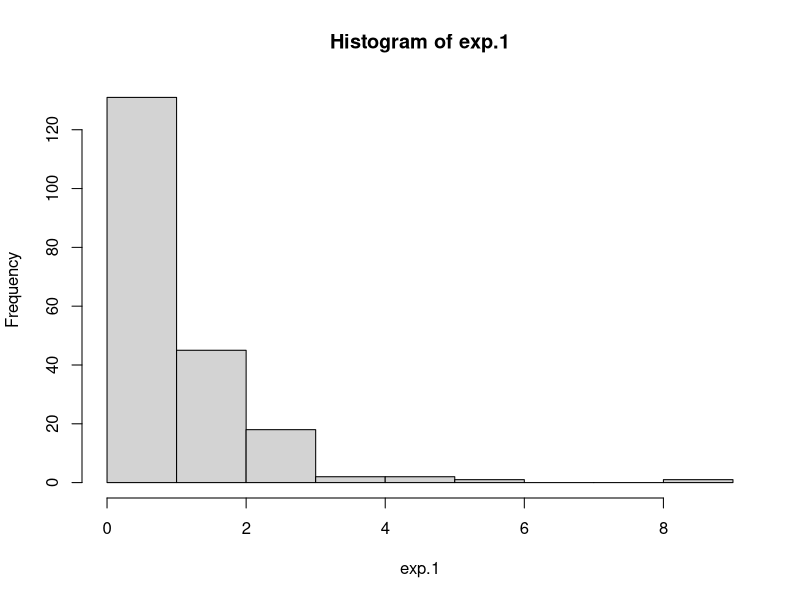
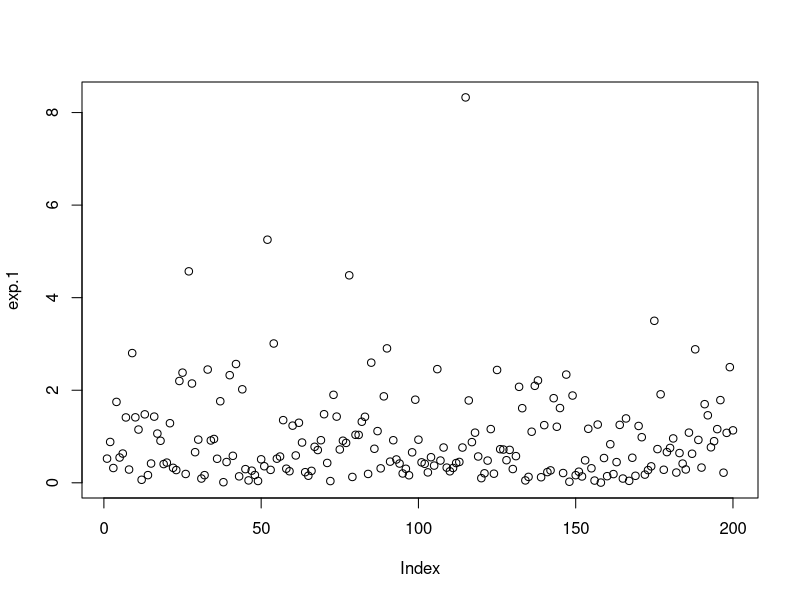
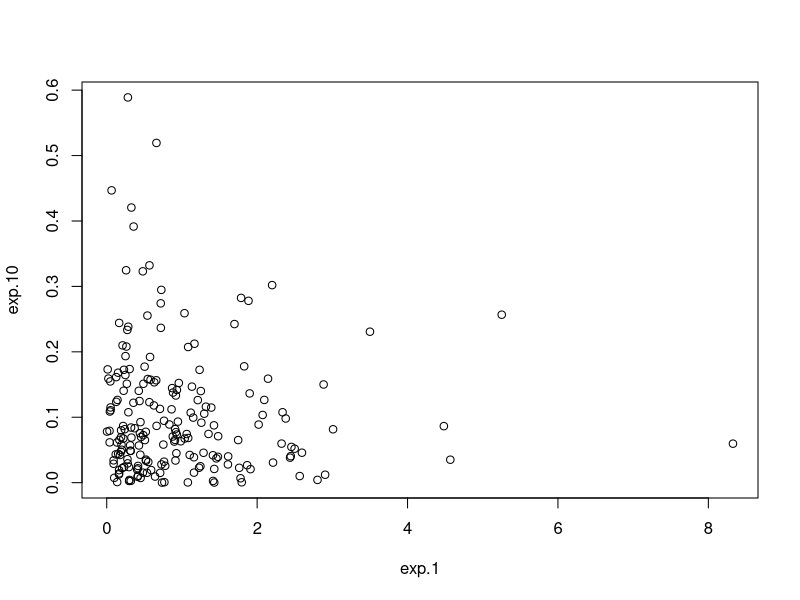
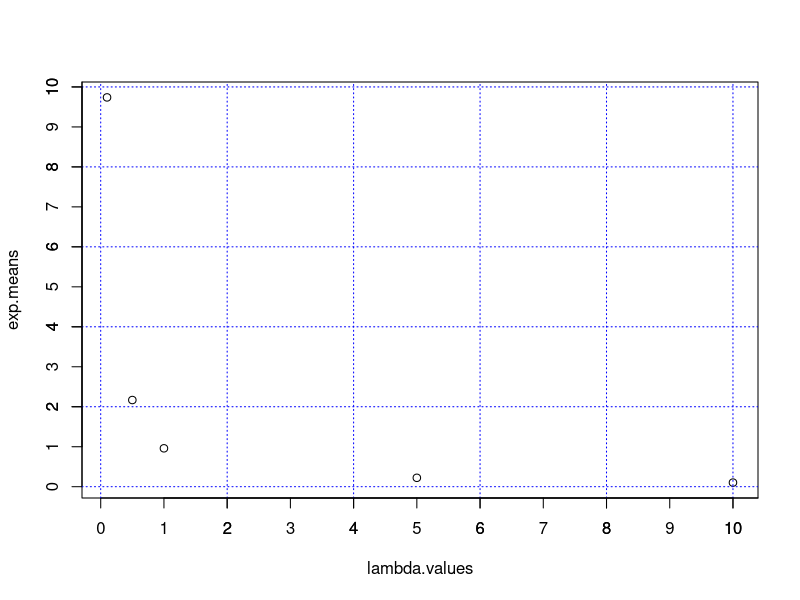
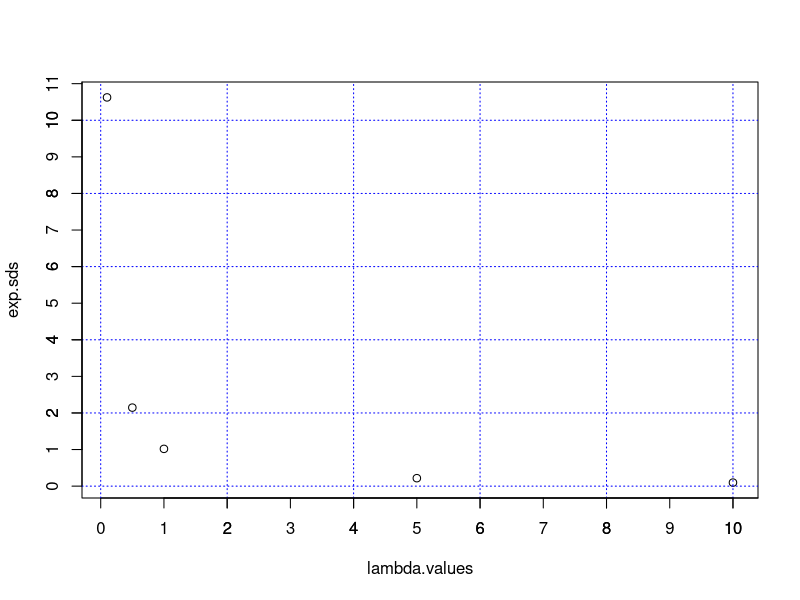
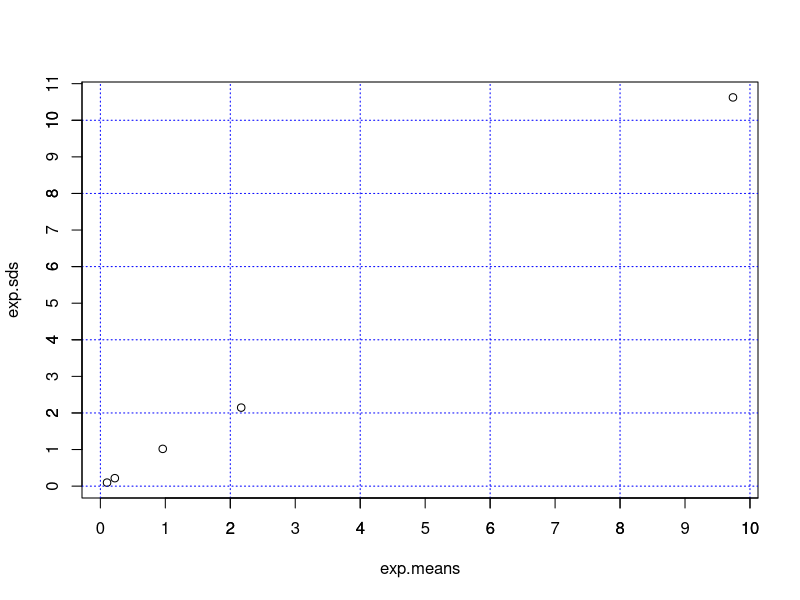
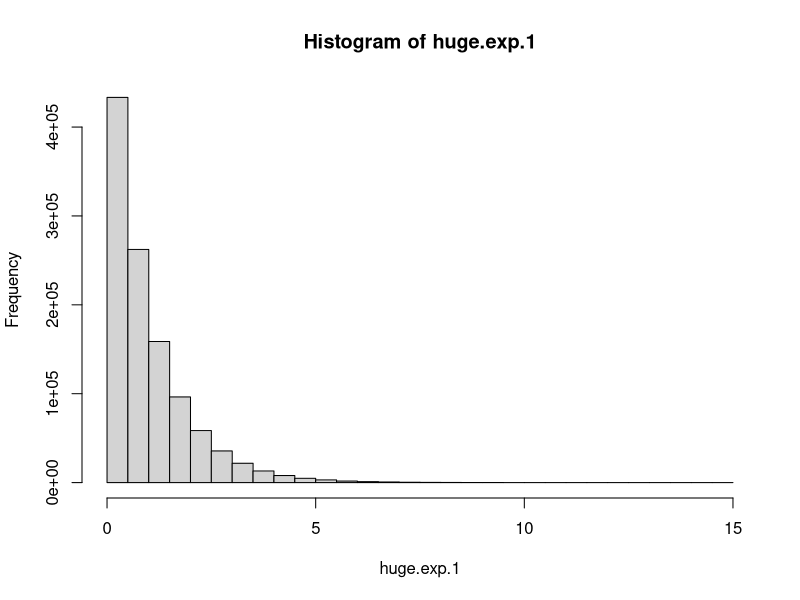
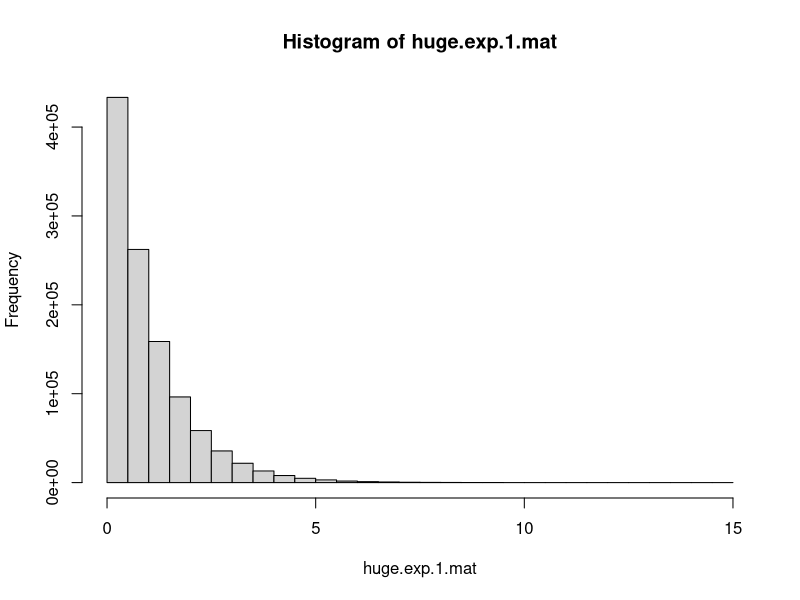

Reproduce these figures in R, in order.
## ---- chunk 1
lambda.values<-c(1, 0.1, 0.5, 5, 10)
## ---- chunk 2
exp.1<-c(rexp(n=200))
# Среднее отклонение
mean(exp.1) 
# Стандартное отклонение 
sd(exp.1)
## ---- chunk 3
# l=0.1
exp.0.1<-c(rexp(n=200, rate=0.1))
mean(exp.0.1) 
sd(exp.0.1)

# l=0.5
exp.0.5<-c(rexp(n=200, rate=0.5))
mean(exp.0.5) 
sd(exp.0.5)

# l=5
exp.5<-c(rexp(n=200, rate=5))
mean(exp.5) 
sd(exp.5)

# l=10
exp.10<-c(rexp(n=200, rate=10))
mean(exp.10) 
sd(exp.10)
## ---- chunk 4
  hist(exp.1)
## ---- chunk 5
  plot(exp.1)
## ---- chunk 6
  plot(exp.1, exp.10)
## ---- chunk 7
exp.means<-c(mean(exp.1), mean(exp.0.1), mean(exp.0.5), mean(exp.5), mean(exp.10))    
## ---- chunk 8
  plot(lambda.values, exp.means)
  grid (lty = 9, col = "blue")
  axis(1, 1:20)
  axis(2, 1:20)
## ---- chunk 9
  exp.sds<-c(sd(exp.1), sd(exp.0.1), sd(exp.0.5), sd(exp.5), sd(exp.10))
  plot(lambda.values, exp.sds)
  grid (lty = 9, col = "blue")
  axis(1, 1:20)
  axis(2, 1:20)
## ---- chunk 10
  plot(exp.means, exp.sds)
  grid (lty = 9, col = "blue") 
  axis(1, 1:20)
  axis(2, 1:20)
## ---- chunk 11
huge.exp.1<-c(rexp(n=1100000))
mean(huge.exp.1)
sd(huge.exp.1)
## ---- chunk 12
hist(huge.exp.1)
## ---- chunk 13
huge.exp.1.more_one_mean <- mean(huge.exp.1[huge.exp.1 > 1])
huge.exp.1.more_one_mean
## ---- chunk 14
huge.exp.1.mat<-matrix(huge.exp.1, 1100, 1000)
hist(huge.exp.1.mat)
## ---- chunk 15
mean(huge.exp.1.mat[,137])
## ---- chunk 16
huge.exp.1.mat.means <- colMeans(huge.exp.1.mat)
barplot(huge.exp.1.mat.means)
hist(huge.exp.1.mat.means)
## ---- chunk 17
huge.exp.1.square <- huge.exp.1 ^ 2
huge.exp.1.square.mean <- mean(huge.exp.1.square)
huge.exp.1.square.sd <- sd(huge.exp.1.square)

print(huge.exp.1.square.mean)
print(huge.exp.1.square.sd)
